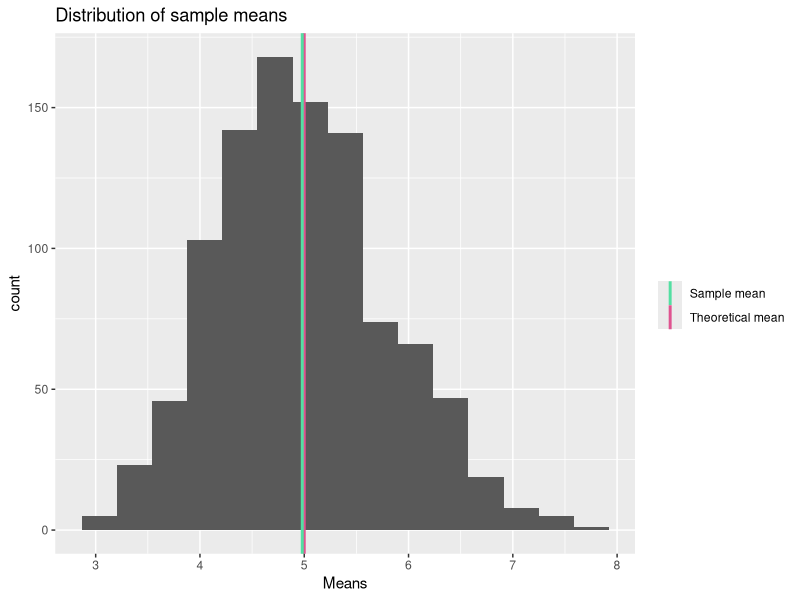

The R script that drew this image:
## ---- chunk 1
knitr::opts_chunk$set(echo = FALSE, warning = FALSE, message = FALSE)
## ---- chunk 2
library(ggplot2)
## ---- chunk 3
# set the seed for random simulations
set.seed(42)
## ---- chunk 4
lambda <- 0.2
# get a sample of 1000 exponentials with lambda = 0.2
exp_sample <- rexp(1000, lambda)
# get 1000 means of 40 random exponentials with lambda = 0.2 each
means_sample <- apply(matrix(rexp(1000 * 40, lambda), ncol = 40), 1, mean)
## ---- chunk 5
theoretical_mean <- 1 / lambda
sample_mean <- mean(means_sample)
# plot distribution of sample means with markers on theoretical and sample mean
ggplot() +
  geom_histogram(aes(x = means_sample), bins = 15) +
  geom_vline(aes(xintercept = theoretical_mean, color = "Theoretical mean"), size = 1) +
  geom_vline(aes(xintercept = sample_mean, color = "Sample mean"), size = 1) +
  scale_color_manual(name = "", values = c("#53DFA2", "#DF5390"), guide = "legend") +
  labs(title = "Distribution of sample means", x = "Means")
## ---- chunk 6
# calculate the theoretical and sample variance of the sample means
theoretical_variance <- 1 / (lambda^2 * 40)
sample_variance <- sd(means_sample)^2
